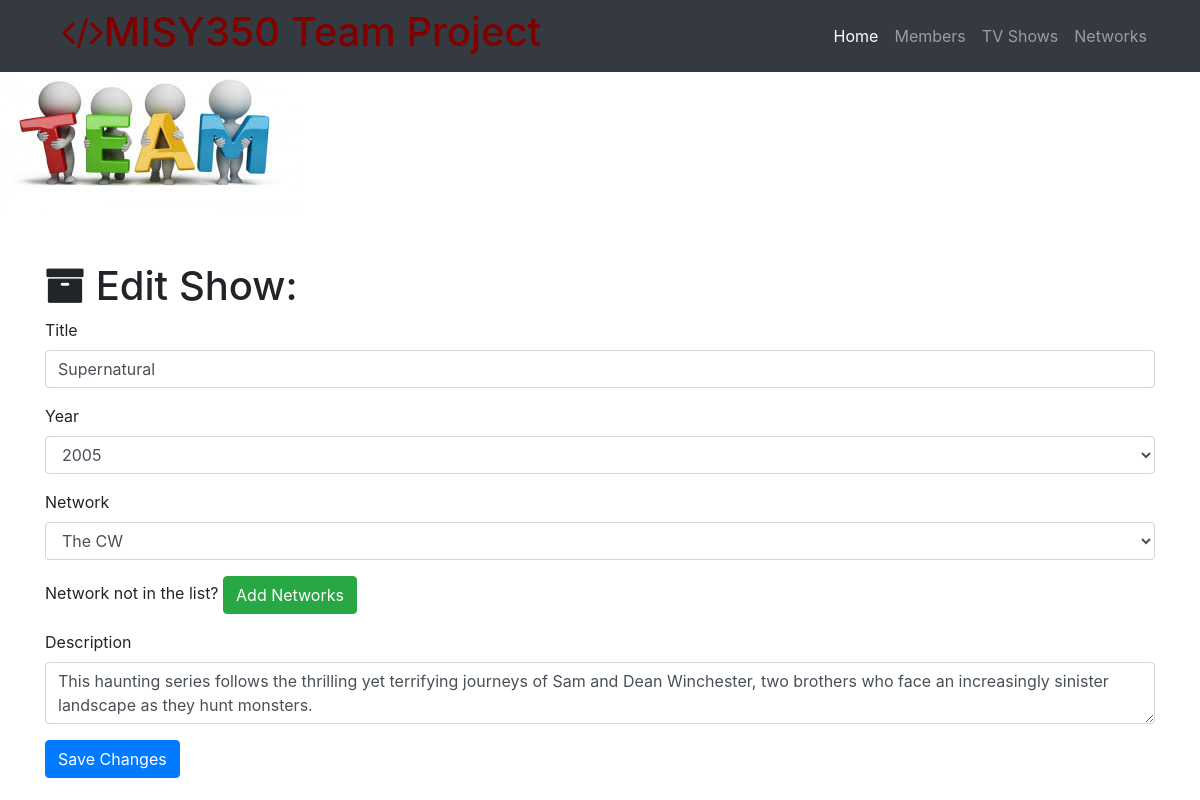
Page /tvshow/edit/2 on the committed database.
### project.py (models this page shows)
class Show(db.Model):
    __tablename__ = 'shows'
    id = db.Column(db.Integer, primary_key=True)
    title = db.Column(db.String(256))
    year = db.Column(db.Integer)
    description = db.Column(db.Text)
    network_id = db.Column(db.Integer, db.ForeignKey('networks.id'))

### project.py (the view, shortened to what this page needs)
@app.route('/tvshow/edit/<int:id>', methods=['GET', 'POST'])
def edit_show(id):
    show = Show.query.filter_by(id=id).first()
    networks = Network.query.all()
    if request.method == 'GET':
        return render_template('tvshow-edit.html', show=show, networks=networks)

### templates/tvshow-edit.html (shortened to what this page needs)
{% extends "home-page.html"%}
{% block page_content%}
  <div class="container">
    <h1 class="mt-5"><i class="fa fa-archive" aria-hidden="true"></i> Edit Show:</h1>
    <form action="/tvshow/edit/{{show.id}}" method="post">
      <div class="form-group">
        <label>Title</label>
        <input class="form-control" type="text" name="title" value="{{show.title}}" required="true">
      </div>
      <div class="form-group">
        <label>Year</label>
        <select class="form-control" name="year">
          {% for i in range(1950, 2025) %}
            {% if i == show.year %}
              <option selected="selected">{{i}}</option>
            {% else %}
              <option>{{i}}</option>
            {% endif %}
          {% endfor %}
        </select>
      </div>
      <div class="form-group">
        <label>Network</label>
        <select class="form-control" name="network">
          {% for network in networks %}
            {% if network == show.network %}
              <option selected="selected">{{network.name}}</option>
            {% else %}
              <option>{{network.name}}</option>
            {% endif %}
          {% endfor %}
        </select>
      </div>
      <div class="form-group">
        Network not in the list? <a href="/network/add" class="btn btn-success" role="button" aria-disabled="true">Add Networks</a>
      </div>
      <div class="form-group">
        <label>Description</label>
        <textarea class="form-control" name="description" required="true">{{show.description}}</textarea>
      </div>
      <button type="submit" class="btn btn-primary">Save Changes</button>
    </form>
  </div>
{% endblock%}

### rows in the picture
Show: title "Supernatural", year "2005", description "This haunting series follows the thrilling yet terrifying journeys of Sam and Dean Winchester, two brothers who face an increasingly sinister landscape as they hunt monsters."

### other values in the picture
form field network "The CW"
